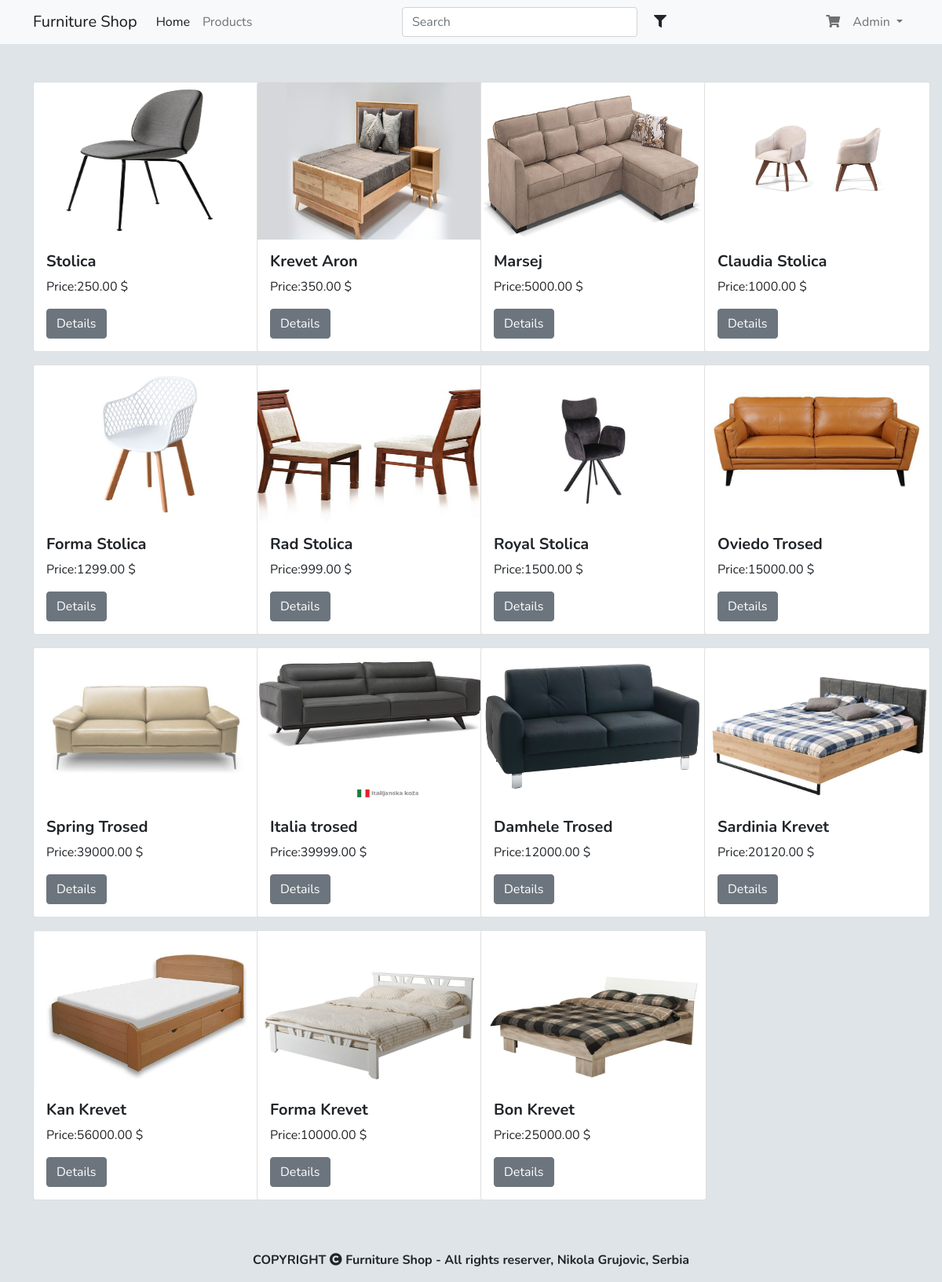
The page /FurnitureStore/proizvodi.php (signed in) on the database its author committed.
### tables this page shows
CREATE TABLE `users` (
  `id` int(11) NOT NULL,
  `name` varchar(100) NOT NULL,
  `email` varchar(255) NOT NULL,
  `password` varchar(100) NOT NULL,
  `created` timestamp NOT NULL DEFAULT current_timestamp() ON UPDATE current_timestamp(),
  `role` varchar(10) NOT NULL,
  `error_count` int(5) NOT NULL DEFAULT 0
);

CREATE TABLE `product` (
  `productID` int(11) NOT NULL,
  `prod_images` text NOT NULL,
  `prod_proizID` int(100) NOT NULL,
  `cena` float NOT NULL,
  `kolicina` int(11) NOT NULL,
  `naziv` varchar(50) NOT NULL,
  `opis` varchar(500) DEFAULT NULL,
  `tip` varchar(25) NOT NULL,
  `kategorija` varchar(50) NOT NULL,
  `cr_proizvod` timestamp NOT NULL DEFAULT current_timestamp() ON UPDATE current_timestamp()
);

### FurnitureStore/proizvodi.php (the view, shortened to what this page needs)
<?php include_once 'templates/headerUser.php';?>
<?php
$mysqli = new mysqli('localhost','root','','grujovic');
 $sqlData = $mysqli->query("SELECT * FROM users WHERE name ='".$_SESSION['users']."'");
 $finalResult = $sqlData->fetch_assoc();
?>
<nav class="navbar navbar-expand-lg navbar-light bg-light">
    <div class="container">
        <a class="navbar-brand" >Furniture Shop</a>
        <div class="collapse navbar-collapse" id="navbarSupportedContent">
            <ul class="navbar-nav me-auto mb-2 mb-lg-0">
                <li class="nav-item">
                <a class="nav-link active" aria-current="page" href="index.php">Home</a>
                </li>
                <li class="nav-item">
                <a class="nav-link" href="proizvodi.php">Products</a>
                </li>
            </ul>
            <ul class="navbar-nav me-auto ml-auto">
            <form class="d-flex">
                <input class="form-control me-2 ch_length" id="search_bar" data-bs-toggle="popover" title="ShearchPopover" data-bs-trigger="focus" data-bs-html="true" data-bs-content="" type="search" placeholder="Search" aria-label="Search">
                <button class="btn btn " data-bs-toggle="modal" data-bs-target="#filterModal" id="filterBtn" type="button"><i class="fas fa-filter"></i></button>
            </form>
            </ul>
            <ul class="navbar-nav ml-auto">
                    <li class="nav-item dropdown">
                    <a class="nav-link dropdown"  id="cartBtn" role="button"  aria-expanded="false" data-bs-toggle="modal" data-bs-target="#modalKorpa">
                    <i class="fas fa-shopping-cart"></i>
                    </a>
                    </li>
                <?php
                echo '<li class="nav-item dropdown">
                <a class="nav-link dropdown-toggle" href="#" id="navbarDropdown" role="button" data-bs-toggle="dropdown" aria-expanded="false">
                    '.$finalResult['name'].'
                </a>
                <ul class="dropdown-menu" aria-labelledby="navbarDropdown">
                    <li><a class="dropdown-item" href="../index.php"><i class="fas fa-sign-out-alt"></i>Log out</a></li>
                </ul>
                </li>'
                ?>
            </ul>
        </div>
    </div>
</nav>
<div class="container mt-5">
    <div class="col-sm-12" id="baseProducts">
    <div class="row">
        <?php
        $allProd= $mysqli->query("SELECT * FROM product ");
        while($result_proizvod=$allProd->fetch_assoc()):
            ?>
            <div class="col-sm-3 mb-3" >
                <div class="card" style="width: 18rem;">
                    <img src="../AdminPage/images/<?php echo $result_proizvod['prod_images']?>" height="200px" class="card-img-top" alt="<?php echo $result_proizvod['naziv']?>">
                    <div class="card-body">
                        <h5 class="card-title" style="font-weight:bold;"><?php echo $result_proizvod['naziv']?></h5>
                        <p class="card-text">Price:<?php echo $result_proizvod['cena']?>.00 $</p>
                        <a href="productPage.php?id=<?php echo base64_encode($result_proizvod['productID'])?>" class="btn btn-secondary">Details</a>
                    </div>
                </div>
            </div>
        <?php
        endwhile
        ?>
        </div>
    </div>
</div>
<?php include_once 'templates/footerUser.php';?>

### FurnitureStore/css/mystyleUserPage.css (style rules this page uses)
body { font-family: 'Nunito', sans-serif !important; background-color: #DEE4E7 !important; }
.ch_length { width: 25vw !important; }

### rows shown on the page
users: name "Admin"
product: prod_images (picture), naziv "Stolica", cena "250"
product: prod_images (picture), naziv "Krevet Aron", cena "350"
product: prod_images (picture), naziv "Marsej", cena "5000"
product: prod_images (picture), naziv "Claudia Stolica", cena "1000"
product: prod_images (picture), naziv "Forma Stolica", cena "1299"
product: prod_images (picture), naziv "Rad Stolica", cena "999"
product: prod_images (picture), naziv "Royal Stolica", cena "1500"
product: prod_images (picture), naziv "Oviedo Trosed", cena "15000"
product: prod_images (picture), naziv "Spring Trosed", cena "39000"
product: prod_images+naziv (picture), naziv "Italia trosed", cena "39999"
product: prod_images (picture), naziv "Damhele Trosed", cena "12000"
product: prod_images (picture), naziv "Sardinia Krevet", cena "20120"
product: prod_images (picture), naziv "Kan Krevet", cena "56000"
product: prod_images (picture), naziv "Forma Krevet", cena "10000"
product: prod_images (picture), naziv "Bon Krevet", cena "25000"
